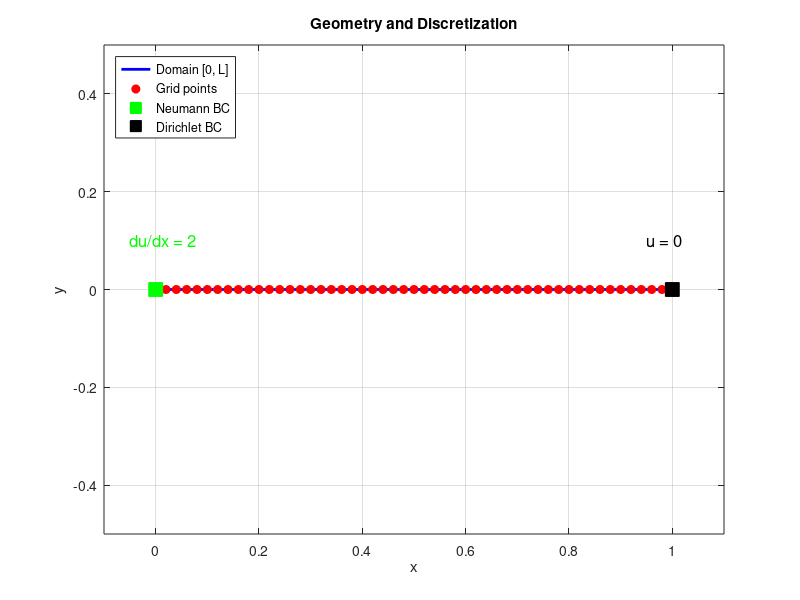
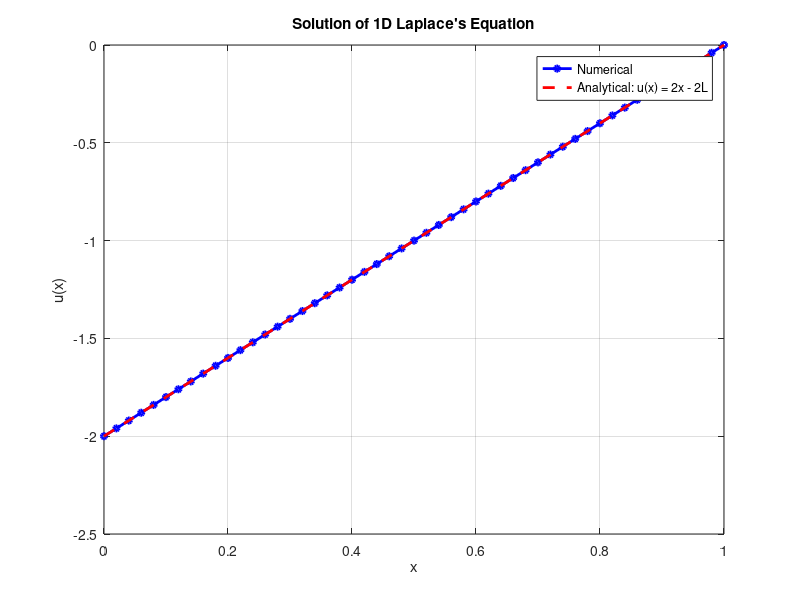

Reproduce these figures in MATLAB, in order.
% MATLAB script to solve 1D Laplace's equation with finite differences
% Boundary conditions: du/dx(0) = 2, u(L) = 0
% Corrected analytical solution
% Saves figures as PNG files

clear all;
close all;

% Parameters
L = 1; % Domain length
N = 50; % Number of intervals
dx = L / N; % Grid spacing
x = 0:dx:L; % Grid points

% Initialize coefficient matrix A and RHS vector b
A = zeros(N+1, N+1);
b = zeros(N+1, 1);

% Interior points: u_{i+1} - 2u_i + u_{i-1} = 0
for i = 2:N
    A(i, i-1) = 1;
    A(i, i) = -2;
    A(i, i+1) = 1;
    b(i) = 0;
end

% Neumann BC at x=0: (u_1 - u_0)/dx = 2
A(1, 1) = -1;
A(1, 2) = 1;
b(1) = 2 * dx;

% Dirichlet BC at x=L: u_N = 0
A(N+1, N+1) = 1;
b(N+1) = 0;

% Solve the system
u = A \ b;

% Corrected analytical solution: u(x) = 2x - 2L
u_analytical = 2 * x - 2 * L;

% Plot 1: Geometry and Discretization
figure(1);
plot(x, zeros(size(x)), 'b-', 'LineWidth', 2);
hold on;
plot(x, zeros(size(x)), 'ro', 'MarkerSize', 6, 'MarkerFaceColor', 'r');
plot(0, 0, 'gs', 'MarkerSize', 10, 'MarkerFaceColor', 'g');
plot(L, 0, 'ks', 'MarkerSize', 10, 'MarkerFaceColor', 'k');
text(-0.05, 0.1, 'du/dx = 2', 'FontSize', 12, 'Color', 'g');
text(L-0.05, 0.1, 'u = 0', 'FontSize', 12, 'Color', 'k');
xlabel('x');
ylabel('y');
title('Geometry and Discretization');
legend('Domain [0, L]', 'Grid points', 'Neumann BC', 'Dirichlet BC', 'Location', 'NorthWest');
grid on;
axis([-0.1 L+0.1 -0.5 0.5]);
hold off;
% Save figure as PNG
print('-dpng', 'geometry_discretization.png');

% Plot 2: Solution
figure(2);
plot(x, u, 'b-o', 'LineWidth', 2, 'MarkerSize', 4, 'DisplayName', 'Numerical');
hold on;
plot(x, u_analytical, 'r--', 'LineWidth', 2, 'DisplayName', 'Analytical: u(x) = 2x - 2L');
xlabel('x');
ylabel('u(x)');
title('Solution of 1D Laplace''s Equation');
legend('show');
grid on;
hold off;
% Save figure as PNG
print('-dpng', 'solution.png');